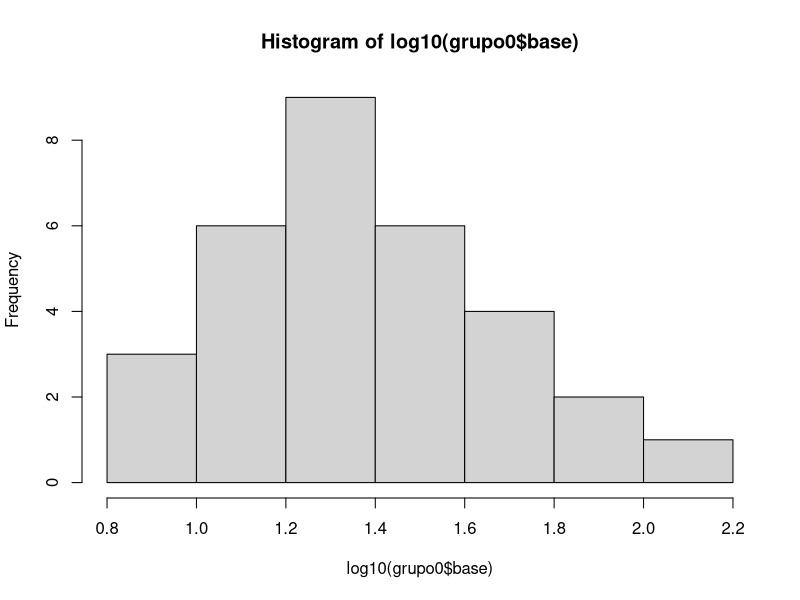
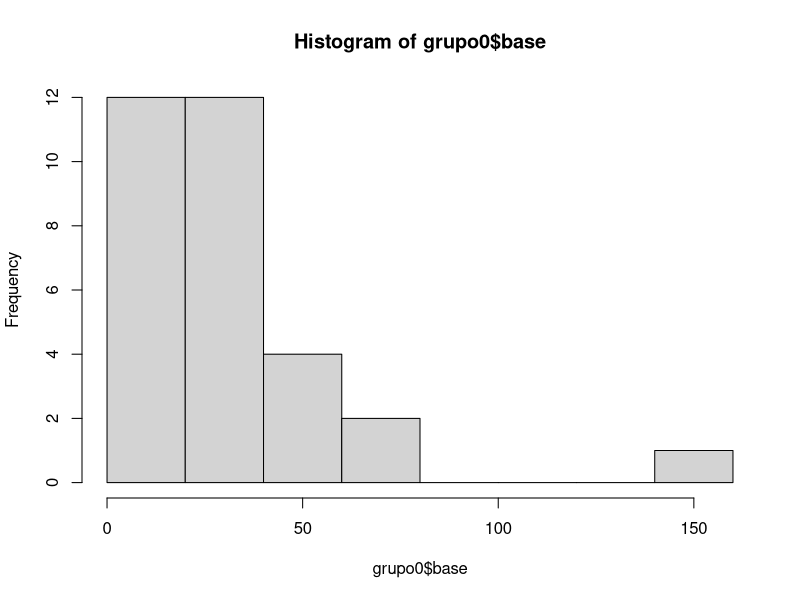
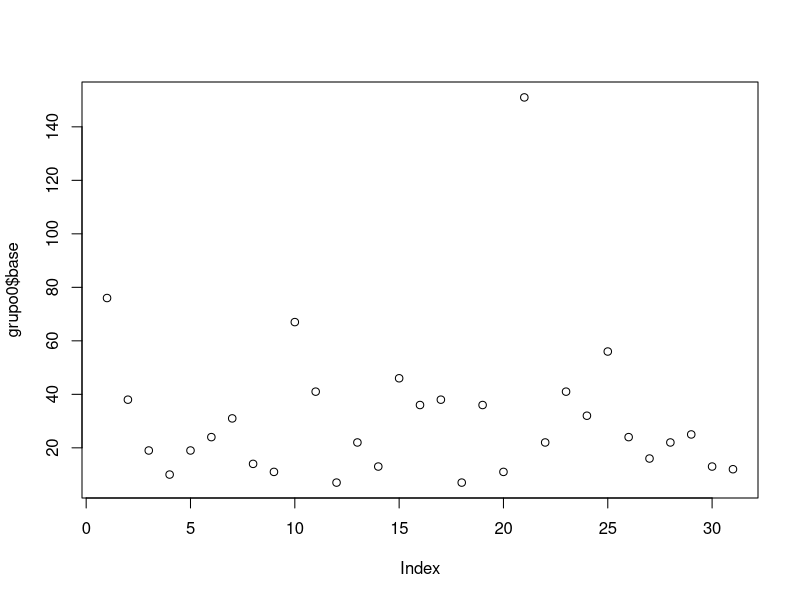
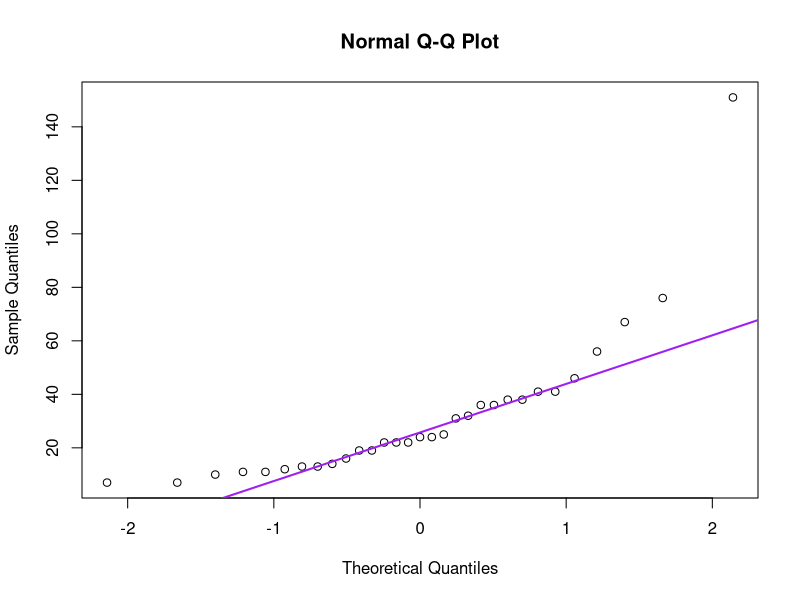
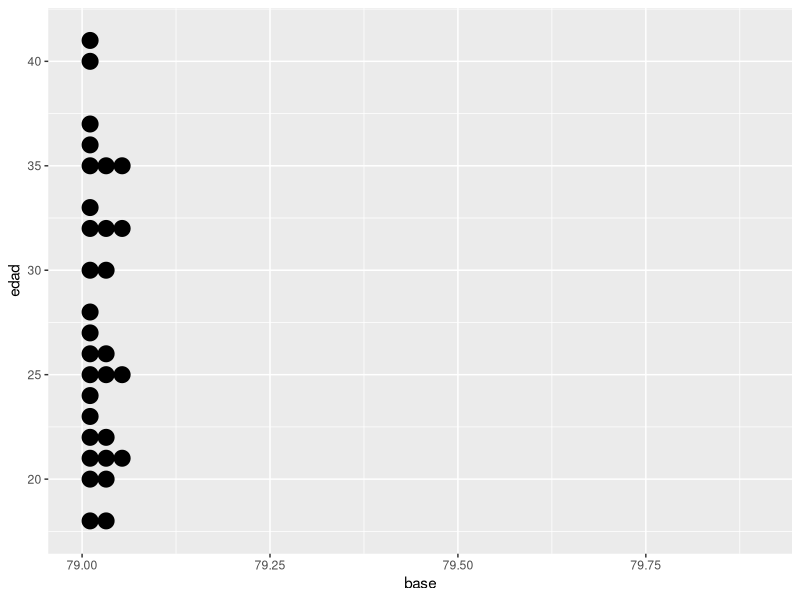
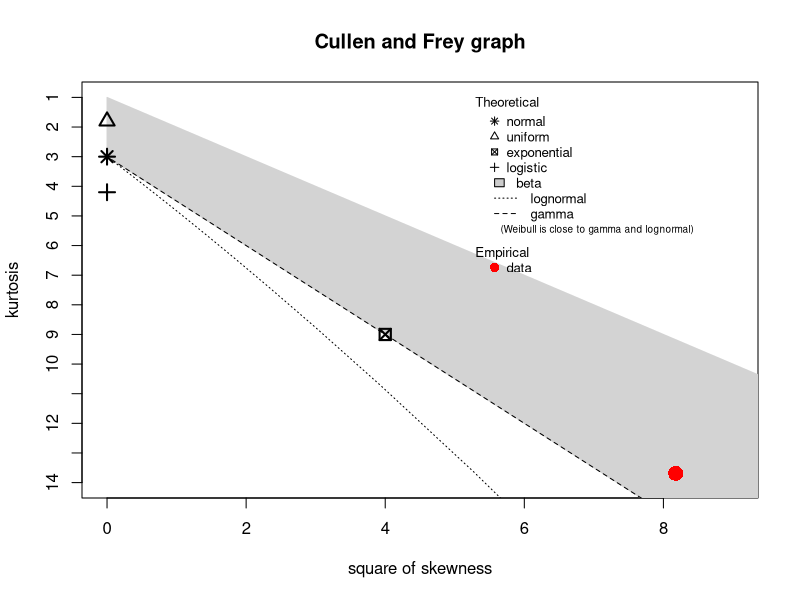
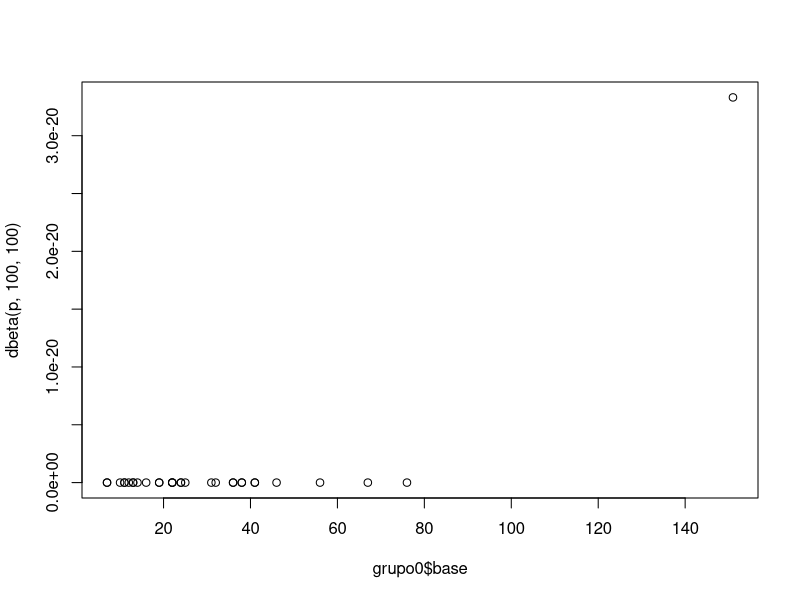
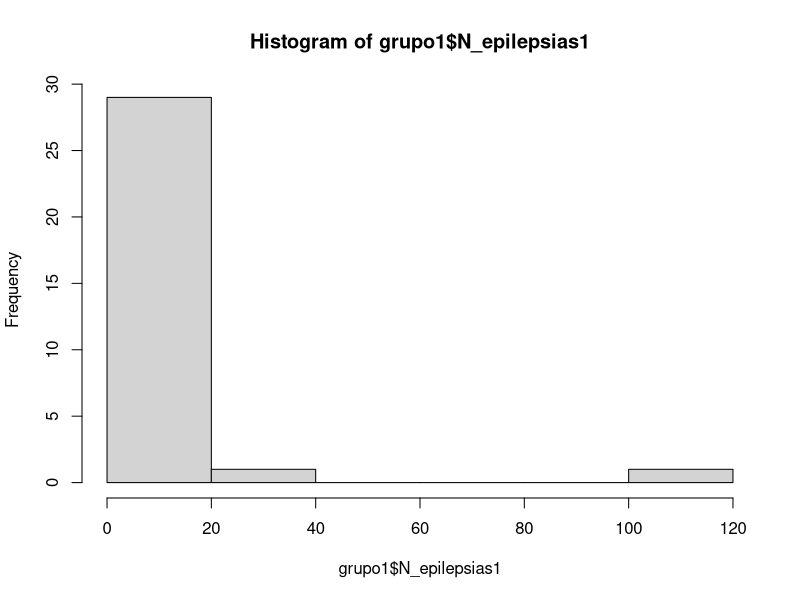

Recreate these plots in R, in order.
## ---- chunk 1
#Librerias
library(pwr)
library(ggplot2)
library(dplyr)
library(fitdistrplus)
## ---- chunk 2
pwr.anova.test(k=5, n=NULL, f=0.8, sig.level = 0.05, power= 0.8)
#Me arroja que para obtener resultados significativos, almenos necesito 4,78 muestras por grupo, nosotros tenemos 21 por lo que estamos bien.
## ---- chunk 3
##Linea Base (Grupo 0)

# obtenemos toda la base de datos de epilepsia
data_cruda<-MASS::epil
data_cruda
# Nos quedamos solo con los datos de aquellos con tratamiento de progabide excluyendo a aquellos con trt=="placebo"
sujetos_progabide<-subset(data_cruda, trt == "progabide")
sujetos_progabide$y
# como cada sujeto tiene 4 medidas en y, obtengo diviendo entre 4 la cantidad de sujetos.
num_sujetos<-(length(sujetos_progabide$trt)/4)
# obtener la linea base con identificador de paciente
linea_base_cruda <- data.frame(sujetos_progabide$base,sujetos_progabide$age,sujetos_progabide$subject)
# eliminamos los valores repetidos (ya que como se tiene 4 medidas pero la base es la misma e igual el identificador del sujeto)
linea_base_cruda[duplicated(linea_base_cruda), ]
#Con esto cambio los nombres.
grupo0 <- rename(linea_base_cruda %>% distinct, base = "sujetos_progabide.base" , edad="sujetos_progabide.age",sujeto= "sujetos_progabide.subject")
## ---- chunk 4
##Grupo 1,2,3,4 (las semanas)

sujetos_progabide1 <- subset(sujetos_progabide, period == "1")
grupo1 <- data.frame(sujetos_progabide1$y,sujetos_progabide1$age,sujetos_progabide1$subject)
grupo1 <- rename(grupo1 %>% distinct, N_epilepsias1 = "sujetos_progabide1.y" , edad="sujetos_progabide1.age",sujeto= "sujetos_progabide1.subject")

sujetos_progabide2 <- subset(sujetos_progabide, period == "2")
grupo2 <- data.frame(sujetos_progabide2$y,sujetos_progabide2$age,sujetos_progabide2$subject)
grupo2 <- rename(grupo2 %>% distinct, N_epilepsias2 = "sujetos_progabide2.y" , edad="sujetos_progabide2.age",sujeto= "sujetos_progabide2.subject")

sujetos_progabide3 <- subset(sujetos_progabide, period == "3")
grupo3 <- data.frame(sujetos_progabide3$y,sujetos_progabide3$age,sujetos_progabide3$subject)
grupo3 <- rename(grupo3 %>% distinct, N_epilepsias3 = "sujetos_progabide3.y" , edad="sujetos_progabide3.age",sujeto= "sujetos_progabide3.subject")

sujetos_progabide4 <- subset(sujetos_progabide, period == "4")
grupo4 <- data.frame(sujetos_progabide4$y,sujetos_progabide4$age,sujetos_progabide4$subject)
grupo4 <- rename(grupo4 %>% distinct, N_epilepsias4 = "sujetos_progabide4.y" , edad="sujetos_progabide4.age",sujeto= "sujetos_progabide4.subject")
grupos <- data.frame(grupo0,grupo1$N_epilepsias1,grupo2$N_epilepsias2,grupo3$N_epilepsias3,grupo4$N_epilepsias4)
#Podria quitar los sujetos y edad y dejar uno solo y asi no repetir variables en el data frame de grupos, pero individualmente como data.frame si es necesario para identificar.
## ---- chunk 5
#Pruebas estadisticas de linea base para observar que tipo de distribucion es
shapiro.test(grupo0$base)
#puedo rechazar la hipotesis nula
#no es normal nuestra distribucion

hist(log10(grupo0$base)) #no es recomendable para ver mejor si hay outlayers.
hist(grupo0$base)
plot(x = grupo0$base)
#Q-Q plot para verificar si es normal
qqnorm(grupo0$base)
qqline(grupo0$base, col="purple", lw=2)
#jugando con los datos para entender mejor lo que hago
p<-ggplot(grupo0, aes(x=base, y=edad)) + 
  geom_dotplot(binaxis='y')
p

descdist(grupo0$base) # se ve como una distribucion beta
p <- seq(0,80, length=100) #### aqui hab?ia un igual (=) pero yo lo cambie por la flechita (<-) atte Pau
qqplot(grupo0$base, dbeta(p, 100, 100))
#se puede colocar el parametro boot, Ajustala a la beta. Hace Q-Qplot     
#el segundo dataset debe ser con la que compararare
#si son muy raras, estadistica descriptiva.
#distribucion empirica ponderada
## ---- chunk 6
summary(grupos)
## ---- chunk 7
## Grupo 1
shapiro.test(grupo1$N_epilepsias1) # se rechaza hipotesis nula, no es normal la distribucion 
hist(grupo1$N_epilepsias1)
descdist(grupo1$N_epilepsias1) # se ve que tambien es beta

## Grupo 2
shapiro.test(grupo2$N_epilepsias2) # se rechaza hipotesis nula, no es normal la distribucion 
hist(grupo2$N_epilepsias2)
descdist(grupo2$N_epilepsias2)# se ve que tambien es beta

## Grupo 3
shapiro.test(grupo3$N_epilepsias3) # se rechaza hipotesis nula, no es normal la distribucion 
hist(grupo3$N_epilepsias3)
descdist(grupo3$N_epilepsias3)# se ve que tambien es beta

## Grupo 4
shapiro.test(grupo4$N_epilepsias4) # se rechaza hipetesis nula, no es normal la distribucion 
hist(grupo4$N_epilepsias4)
descdist(grupo4$N_epilepsias4)# se ve que tambien es beta
## ---- chunk 8
# Para ver si estan bien codificados los datos:
str(grupo0) # todos son enteros, se ve bien
str(grupo1)
str(grupo2)
str(grupo3)
str(grupo4)
str(grupos)
## ---- chunk 9
b0 <- ggplot(grupo0, aes(x=sujeto, y=base)) + 
  geom_boxplot()
b0
b1 <- ggplot(grupo1, aes(x=sujeto, y=N_epilepsias1)) + 
  geom_boxplot()
b1
b2 <- ggplot(grupo2, aes(x=sujeto, y=N_epilepsias2)) + 
  geom_boxplot()
b2
b3 <- ggplot(grupo3, aes(x=sujeto, y=N_epilepsias3)) + 
  geom_boxplot()
b3
b4 <- ggplot(grupo4, aes(x=sujeto, y=N_epilepsias4)) + 
  geom_boxplot()
b4

base_entre_4<- (grupo0$base)/4

suma_total_trt<-grupo1$N_epilepsias1+grupo2$N_epilepsias2+grupo3$N_epilepsias3+grupo4$N_epilepsias4

boxplot(base_entre_4,grupo1$N_epilepsias1,grupo2$N_epilepsias2,grupo3$N_epilepsias3,grupo4$N_epilepsias4)

boxplot(grupo0$base,suma_total_trt)

boxplot(data_cruda$y~data_cruda$period)

## ---- chunk 10
#buscamos dode esta el outlier, sujeto 49
which(sujetos_progabide$subject == 49)


#borramos las filas 81, 82, 83, 84 y asignamos nuevo nombre

sujetos_progabide_out <- sujetos_progabide[-c(81, 82, 83, 84),]
sujetos_progabide_out
## ---- chunk 11
#dataframe con los datos necesarios

boxplots.df <- data.frame(sujetos_progabide_out$y, sujetos_progabide_out$period)

#cambiando nombres

colnames(boxplots.df)
names(boxplots.df)[names(boxplots.df) == "sujetos_progabide_out.y"] <- "crisis"
names(boxplots.df)[names(boxplots.df) == "sujetos_progabide_out.period"] <- "periodo"

# añadiendo la base/4 como periodo 0 
period0 <- data.frame(crisis= sujetos_progabide_out$base/4, periodo = 0)

boxplots.df <- rbind(boxplots.df, period0)
boxplots.df

# convirtiendo a factor el periodo

boxplots.df$periodo <- as.factor(boxplots.df$periodo)

# ploteo

boxplots <- ggplot(boxplots.df, aes(x= periodo, y= crisis, color=periodo)) +
  geom_boxplot()
boxplots
## ---- chunk 12
#Analisis estadistico utilizando el carlos walace

kruskal.test(formula,x=grupo1$N_epilepsias1, g=grupo0$base)

kruskal.test(formula,x=grupo2$N_epilepsias2, g=grupo0$base)

kruskal.test(formula,x=grupo3$N_epilepsias3, g=grupo0$base)

kruskal.test(formula,x=grupo4$N_epilepsias4, g=grupo0$base)

kruskal.test(formula,x=suma_total_trt, g=grupo0$base)
